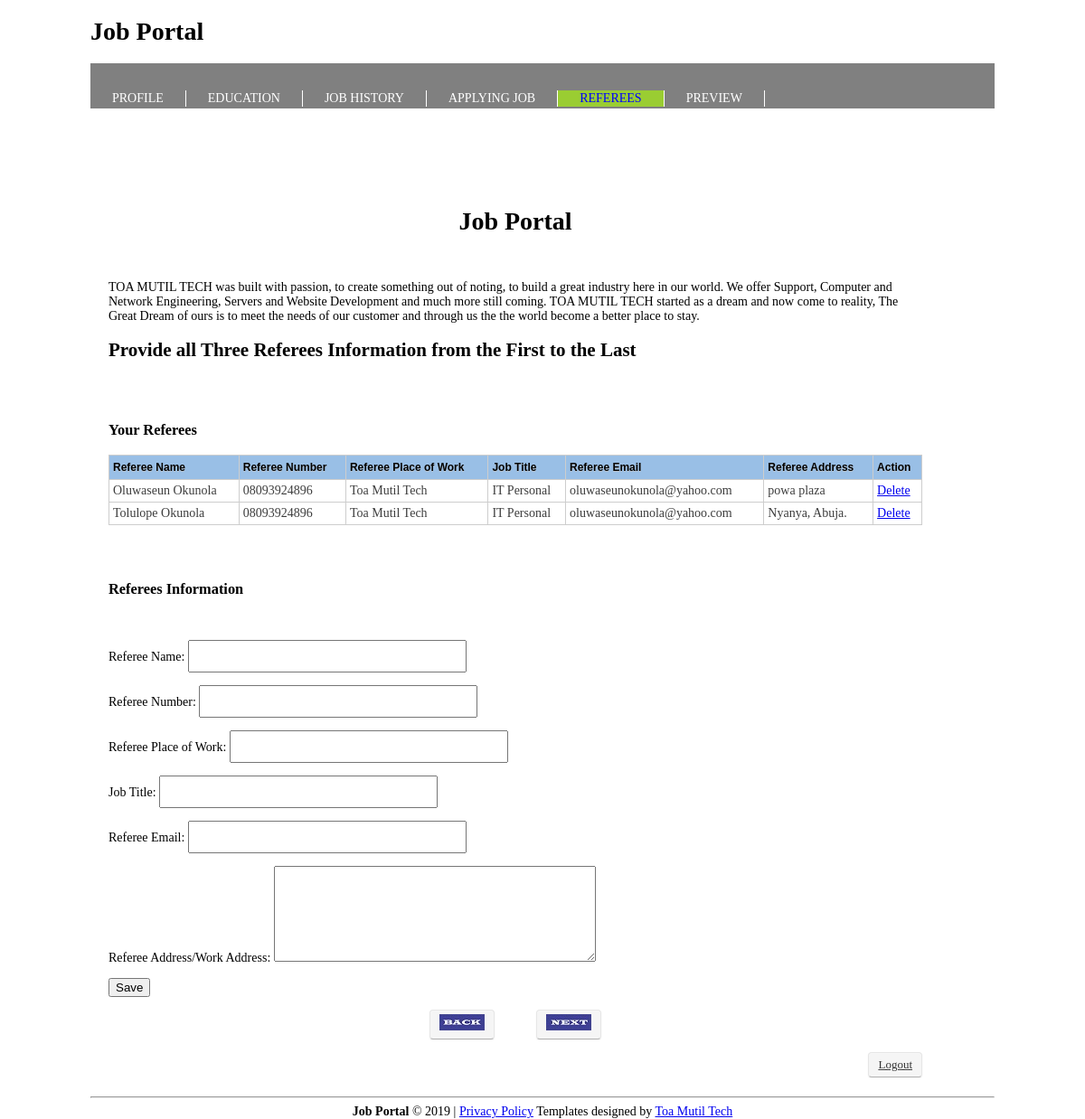
/refere.php (signed in), run on the app's committed database.
### tables this page shows
CREATE TABLE `refere` (
  `refere_id` int(11) NOT NULL AUTO_INCREMENT,
  `reg_id` int(11) DEFAULT NULL,
  `ref_name` varchar(70) DEFAULT NULL,
  `ref_number` varchar(45) DEFAULT NULL,
  `ref_email` varchar(100) DEFAULT NULL,
  `ref_work` varchar(70) DEFAULT NULL,
  `ref_address` varchar(300) DEFAULT NULL,
  `ref_position` varchar(70) DEFAULT NULL,
  PRIMARY KEY (`refere_id`),
  UNIQUE KEY `refere_id_UNIQUE` (`refere_id`)
);

### refere.php (the view, shortened to what this page needs)
<?php
 $conn = mysqli_connect("localhost", "root", "mysql", "job");
        ?>
<?php
      $reg_id = $_SESSION['reg_id'];
        $result = mysqli_query($conn, "select * from reg WHERE  reg_id = ' $reg_id' ");
 $result16 = mysqli_fetch_array($result);
        ?>
<!DOCTYPE html>
<html>
    <head>
   <link rel="stylesheet" href="css/style.css" type="text/css" />
    <link rel='stylesheet' href="css/theme.blue.css"  type="text/css"/>
    </head>
    <body>
        <div id="wrapper">
            <div id="header">
                <div class="main">
                   <h1>Job Portal </h1>
                </div>
                <div class="tab">
                    <ul>
                   <li> <a href="profile.php">PROFILE</a></li>
      <li > <a href="education.php">EDUCATION</a></li>
      <li><a href="history.php">JOB HISTORY</a></li>
      <li> <a href="job.php">APPLYING JOB</a></li>
      <li class="active"> <a href="refere.php">REFEREES</a></li>
      <li><a href="preview.php" >PREVIEW</a></li>
      </ul>
                </div>
            </div>
           <div id="content">
        <h1 align="center"> Job Portal </h1><br>
        <p> TOA MUTIL TECH was built with passion, to create something out of noting, to build a great industry here in our world.
         We offer Support, Computer and Network Engineering, Servers and Website Development and much more still coming.
         TOA MUTIL TECH started as a dream and now come to reality, The Great Dream of ours is to meet the needs of our customer and through us the the world become a better place to stay.
        </p>
        <h2>Provide all Three Referees Information from the First to the Last</h2>
        <br><br>
        <h3>Your Referees</h3>
        <table cellpadding="1" cellspacing="1" class="tablesorter-blue" id="tabla">
                            <thead>
                                <tr>
                                    <td>Referee Name</td>
                                     <td>Referee Number</td>
                                    <td>Referee Place of Work</td>
                                    <td>Job Title</td>
                                    <td>Referee Email</td>
                                    <td>Referee Address</td>
                                   <td>Action</td>
                                </tr>
                            </thead>
                            <tbody id="myTable">
 <?php
          $result1 = mysqli_query($conn, "SELECT * FROM refere WHERE reg_id = '" . $result16['reg_id'] . "' ");
 while ($result15 = mysqli_fetch_array($result1)) {
            ?>
                                    <tr>
                                        <td><?php echo $result15['ref_name']; ?></td>
                                        <td><?php echo $result15['ref_number']; ?></td>
                                        <td><?php echo $result15['ref_work']; ?></td>
                                        <td><?php echo $result15['ref_position']; ?></td>
                                         <td><?php echo $result15['ref_email']; ?></td>
                                         <td><?php echo $result15['ref_address']; ?></td>
                                         <td><a href="delete2.php?refere_id=<?php echo $result15['refere_id']; ?>" >Delete</a></td>
                                    </tr>
 <?php
   }
            ?>
                                    </tbody>
                        </table>
        <div id="reg">
            <h3>Referees Information</h3><br>
            <form name="form" id="form" method="post" action="">
                  <p> Referee Name: <input type="text" name="ref_name" id="ref_name" required class="loginbox" /></p>
                   <p> Referee Number: <input type="text" name="ref_number" id="ref_number" required class="loginbox" /></p>
                   <p>
                     Referee Place of Work: <input type="text" name="ref_work" id="ref_work" required class="loginbox"  /></p>
                  <p> Job Title: <input type="text" name="ref_position" id="ref_position" required class="loginbox"  /></p>
                    <p> Referee Email: <input type="text" name="ref_email" id="ref_email" required class="loginbox"  /></p>
                    <p> Referee Address/Work Address: <textarea name="ref_address" id="ref_address" required ></textarea></p>
                <p><input type="submit" name="submit" id="submit" value="Save" /></p>
            </form>
        </div>
       <p align="center" ><a href="job.php" class="btn"><img src="img/back.jpg" alt="" /></a>&emsp;&emsp;&emsp; <a href="preview.php" class="btn"><img src="img/next.jpg" alt="" /></a></p>
        <p align="right"> <a href="logout.php" class="btn">Logout</a></p>
        </div>
        <div id="footer">
            <hr>
            <center>
            <div><strong>Job Portal</strong> &copy; <span id="copyright-year">2019</span> | <a href="privacy.php" target="_blank">Privacy Policy</a>
                       Templates designed by <a href="http://toamutiltech.com/" target="_blank" rel="nofollow">Toa Mutil Tech</a>
                    </div>
                </center>
        </div>
        </div>
    </body>
</html>

### css/style.css (style rules this page uses)
body { font-family: cursive; font-size: 14px; }
#wrapper { width: 1000px; margin: auto; }
#content { padding-top: 30px; padding-left: 20px; width: 900px; float: left; }
.tab { height: 50px; background-color: gray; }
.tab ul { list-style:none; padding:16px 0; height:51px; float:left; }
.tab ul li { margin:0; padding:0; float:left; border-right:1px solid #fff; }
.tab ul li a { display:block; margin:auto; padding:0 24px; font-size:14px; line-height:18px; font-weight:normal; color:#fff; text-decoration:none; text-transform:none; text-align:center; }
.tab ul li.active a, .tab ul li a:hover { background-color: yellowgreen; color:blue; }
#form textarea { width: 350px; height: 100px; }
#reg { padding-top: 30px; }
.loginbox { width: 300px; height: 30px; }
.btn { border-color: #ccc; border-color: rgba(0, 0, 0, 0.1) rgba(0, 0, 0, 0.1) rgba(0, 0, 0, 0.25); display: inline-block; padding: 4px 10px 4px; margin-bottom: 0; font-size: 13px; line-height: 18px; color: #333333; text-align: center; text-shadow: 0 1px 1px rgba(255, 255, 255, 0.75); vertical-align: middle; cursor: pointer; background-color: #f5f5f5; background-repeat: repeat-x; border: 1px solid #cccccc; border-color: rgba(0, 0, 0, 0.1) rgba(0, 0, 0, 0.1) rgba(0, 0, 0, 0.25); border-color: #e6e6e6 #e6e6e6 #bfbfbf; border-bottom-color: #b3b3b3; -webkit-border-radius: 4px; -moz-border-radius: 4px; border-radius: 4px; filter: progid:dximagetransform.microsoft.gradient(startColorstr='#ffffff', endColorstr='#e6e6e6', GradientType=0); filter: progid:dximagetransform.microsoft.gradient(enabled=false); -webkit-box-shadow: inset 0 1px 0 rgba(255, 255, 255, 0.2), 0 1px 2px rgba(0, 0, 0, 0.05); -moz-box-shadow: inset 0 1px 0 rgba(255, 255, 255, 0.2), 0 1px 2px rgba(0, 0, 0, 0.05); box-shadow: inset 0 1px 0 rgba(255, 255, 255, 0.2), 0 1px 2px rgba(0, 0, 0, 0.05); }
#footer { width: 1000px; float: left; }

### css/theme.blue.css (style rules this page uses)
.tablesorter-blue { width: 100%; background-color: #fff; margin: 10px 0 15px; text-align: left; border-spacing: 0; border: #cdcdcd 1px solid; border-width: 1px 0 0 1px; }
.tablesorter-blue th, .tablesorter-blue td { border: #cdcdcd 1px solid; border-width: 0 1px 1px 0; }
.tablesorter-blue th, .tablesorter-blue thead td { font: 12px/18px Arial, Sans-serif; font-weight: bold; color: #000; background-color: #99bfe6; border-collapse: collapse; padding: 4px; text-shadow: 0 1px 0 rgba(204, 204, 204, 0.7); }
.tablesorter-blue tbody td, .tablesorter-blue tfoot th, .tablesorter-blue tfoot td { padding: 4px; vertical-align: top; }
.tablesorter-blue td { color: #3d3d3d; background-color: #fff; padding: 4px; vertical-align: top; }

### data on the page
refere: ref_name "Oluwaseun Okunola", ref_number "08093924896", ref_work "Toa Mutil Tech", ref_position "IT Personal", ref_email "oluwaseunokunola@yahoo.com", ref_address "powa plaza"
refere: ref_name "Tolulope Okunola", ref_number "08093924896", ref_work "Toa Mutil Tech", ref_position "IT Personal", ref_email "oluwaseunokunola@yahoo.com", ref_address "Nyanya, Abuja."
